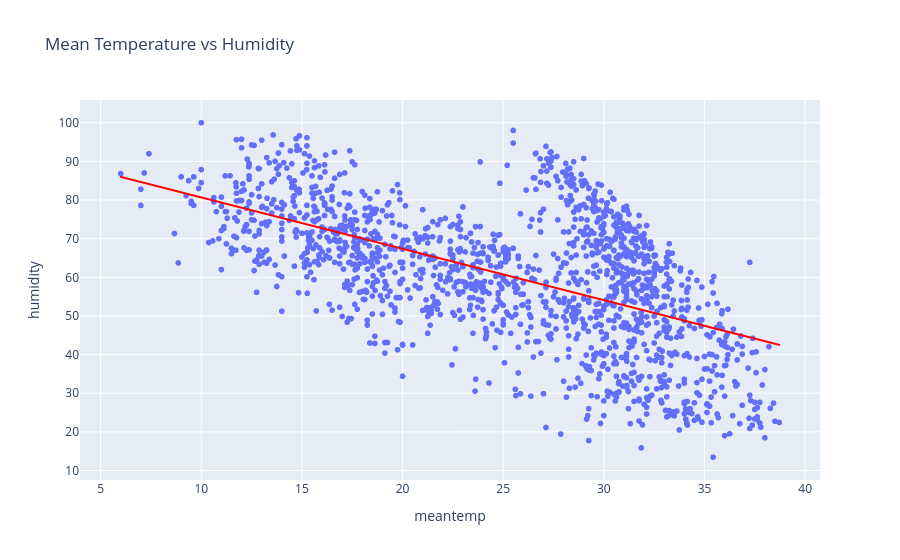

The code cell stored with this chart in its notebook:
### Code cell
# make a scatter plot b/w meanteamp and humidity
fig = px.scatter(df, x="meantemp", y="humidity", title='Mean Temperature vs Humidity',
                 trendline="ols", trendline_color_override="red")
fig.show()

### Figure 1 — Plotly figure (JSON) as saved in the notebook; plotly's stock layout.template omitted (floating-point values rounded to 4 significant figures; data arrays with more than 128 entries replaced by an {"elided": "..."} marker saying what was removed)
{"data": [{"hovertemplate": "meantemp=%{x}<br>humidity=%{y}<extra></extra>", "legendgroup": "", "marker": {"color": "#636efa", "symbol": "circle"}, "mode": "markers", "name": "", "showlegend": false, "type": "scattergl", "x": {"elided": "1576 float values"}, "xaxis": "x", "y": {"elided": "1576 float values"}, "yaxis": "y"}, {"hovertemplate": "<b>OLS trendline</b><br>humidity = -1.32892 * meantemp + 93.9631<br>R<sup>2</sup>=0.330451<br><br>meantemp=%{x}<br>humidity=%{y} <b>(trend)</b><extra></extra>", "legendgroup": "", "line": {"color": "red"}, "marker": {"color": "#636efa", "symbol": "circle"}, "mode": "lines", "name": "", "showlegend": false, "type": "scattergl", "x": {"elided": "1576 float values"}, "xaxis": "x", "y": {"elided": "1576 float values"}, "yaxis": "y"}], "layout": {"legend": {"tracegroupgap": 0}, "title": {"text": "Mean Temperature vs Humidity"}, "xaxis": {"anchor": "y", "domain": [0, 1], "title": {"text": "meantemp"}}, "yaxis": {"anchor": "x", "domain": [0, 1], "title": {"text": "humidity"}}}}
